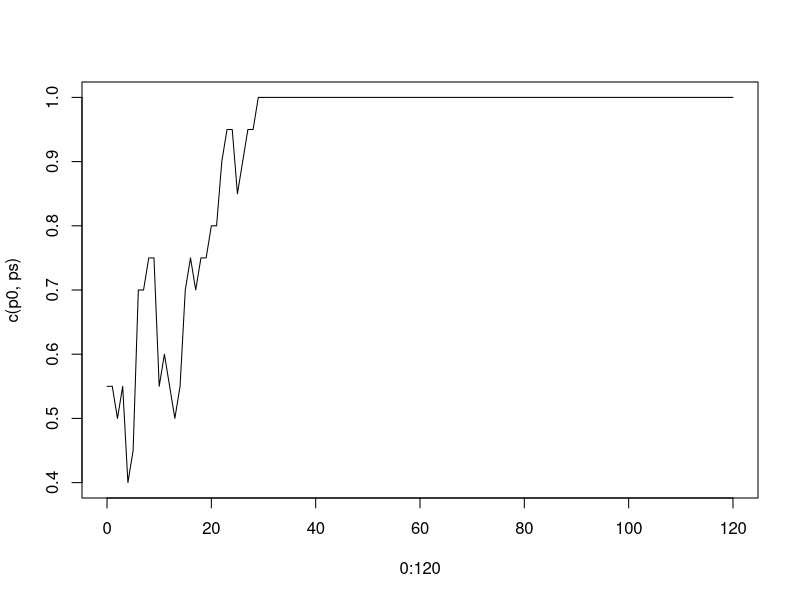
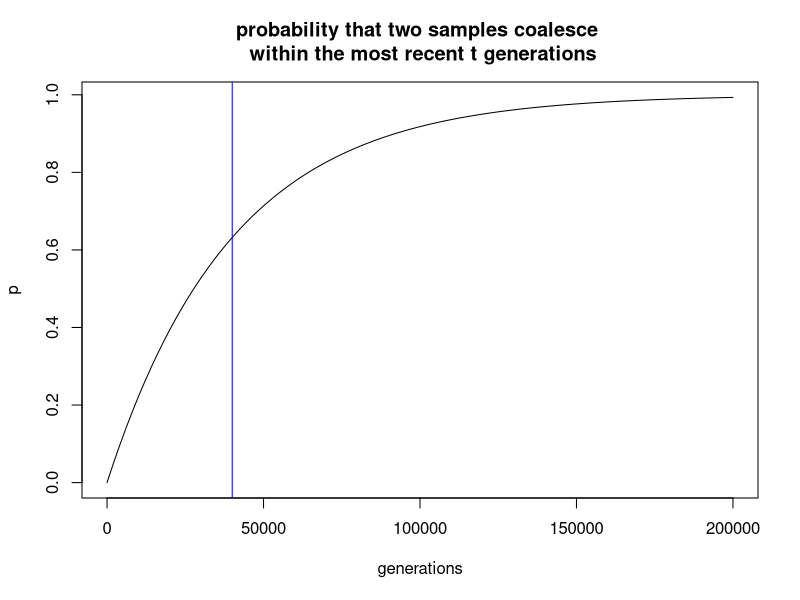
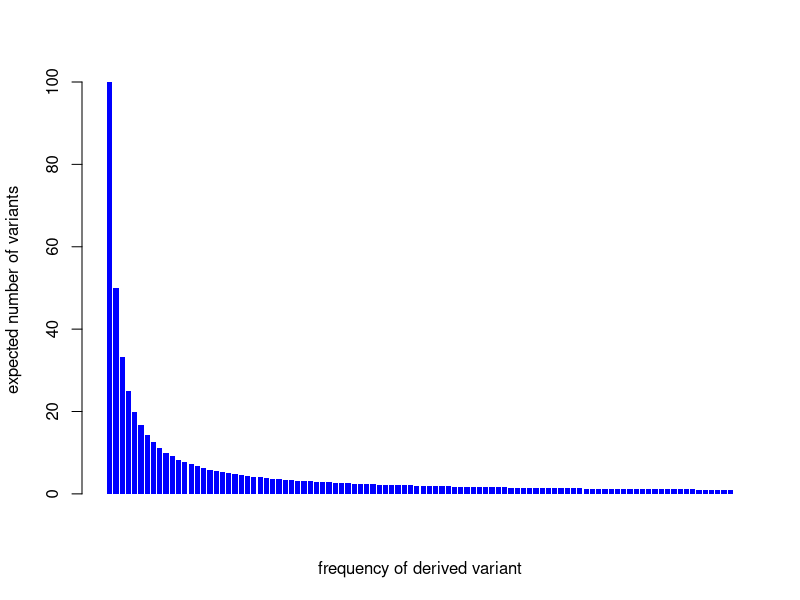
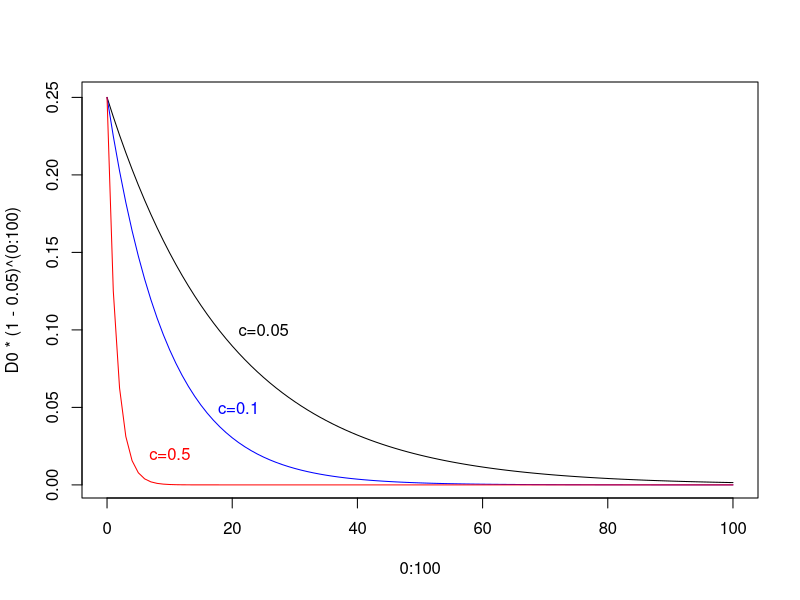
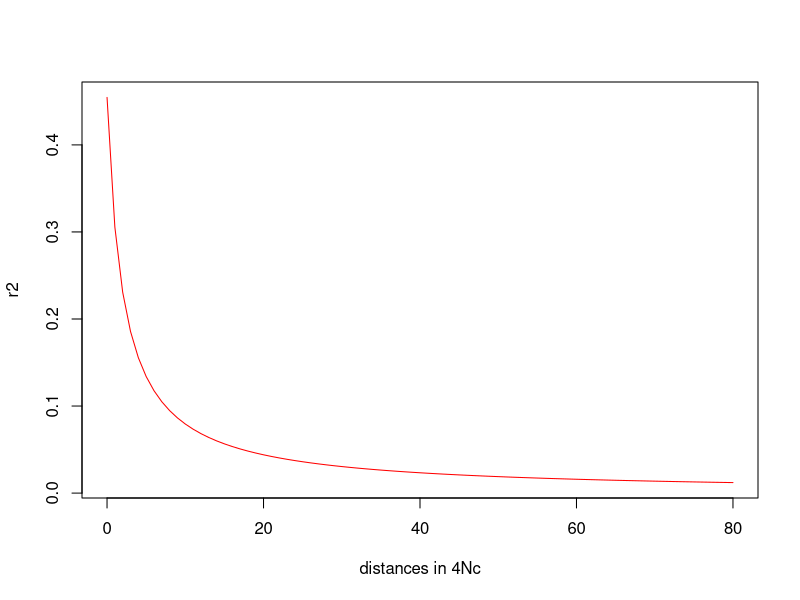

The R script that drew these images, in order:
## ---- chunk 1

set.seed(2)
n=10

###  the founder population
p0 = 0.55
x0 = c(rep(0,2*n*(1-p0)), rep(1, 2*n*p0))

### simulate the next generation
replicate_num = 1000
ps = c()
for(i in 1:replicate_num){
x = sample(x0,2*n,replace=T)
ps=c(ps, mean(x))
}

### plot the change of allele frequency
mean(ps); p0
var(ps); p0*(1-p0)/2/n

## ---- chunk 2

set.seed(21)
n=10

### the founder population
p0 = 0.55
x0 = c(rep(0,2*n*(1-p0)), rep(1, 2*n*p0))

### simulate the next 120 generations
ps = c()
x = x0
for(i in 1:120){
    x = sample(x,2*n,replace=T)
    ps=c(ps, mean(x))
}

### plot the change of allele frequency
plot(0:120, c(p0, ps), type="l")

## ---- chunk 3
set.seed(9)
n = 5; l=4; mu=0.01
G = matrix(0, nrow=2*n, ncol=l)
nucleotides = c(0, 1, 2, 3)
mutate = function(x){
    return(sample(nucleotides[nucleotides!=x],1))
}
num_generation = 5
Glist = list(G=G)
for(igeneration in 1:num_generation){
    for(irow in 1:(2*n)){
        index_mutation = rbinom(l, 1, mu)
        if(sum(index_mutation)!=0){
            for(icol in which(index_mutation!=0)){
                G[irow, icol] = mutate(G[irow,icol])
            }
        }
    }
    G = G[sample(1:(2*n), 2*n, replace=T),]
    Glist[igeneration+1] = list(G=G)
}
Glist
## ---- chunk 4
n=20000;lambda=1/2/n
ts = seq(0,200000,length=100)
plot(ts, 1-exp(-lambda*ts), type="l", ylab="p", main="probability that two samples coalesce \n within the most recent t generations", xlab="generations")
abline(v=2*n, col="blue")
## ---- chunk 5
m=100; fNmuL=100
barplot(1/(1:m)*fNmuL, col="blue", border=NA,
     xlab="frequency of derived variant",
     ylab="expected number of variants")
## ---- chunk 6
###Goncalo Abecasis's code: https://csg.sph.umich.edu/abecasis/class/2003/Practical1.html

set.seed(10)
m=5; N=1000; mu=0.001; L=1000

lengths = rep(0,m)
parentnodes = rep(0,m)
childnodes = list()
descendants <- rep(1, m)
activenodes = 1:m
nextNode = m+1
for(k in m:2){
    # sample "time to coalescent" from a exponential distribution
    # with a mean of 4N/k(k-1)
    t = rexp(1, rate=k*(k-1)/4/N)
    # all current nodes increase in length by time t
    lengths[activenodes] = lengths[activenodes]+t
    # sample two nodes to coalesce
    coalescence = sample(activenodes, 2)
    cat("After ", t, " generations: Nodes ", coalescence[1], " and ", coalescence[2], " coalesce\n")
    
    parentnodes[coalescence]=nextNode
    childnodes[[nextNode]]=coalescence
    activenodes = c(activenodes[!(activenodes %in% coalescence)], nextNode)
    parentnodes[nextNode] = 0
    lengths[nextNode] = 0
    descendants[nextNode] <- descendants[coalescence[1]] + descendants[coalescence[2]]
    nextNode = nextNode+1
}
lengths
parentnodes
activenodes
descendants
childnodes

spectrum <- rep(0, m)
for (i in 1:length(descendants)){
spectrum[descendants[i]] <- spectrum[descendants[i]]+lengths[i]
}
spectrum


s = sapply(lengths, function(x) rpois(1, x*mu*L))
pos = sapply(s, function(x) as.integer(runif(x, min=0, max=L)))
mutation = s
mutation
for(i in length(mutation):(m+1)){
    mutation[childnodes[[i]]] = mutation[childnodes[[i]]]+mutation[i]
    print(mutation)
}
mutation[1:m]
## ---- chunk 7
D0=0.25
plot(0:100, D0*(1-0.05)^(0:100), type="l"); text(25,0.1,"c=0.05")
lines(0:100,D0*(1-0.1)^(0:100), type="l", col="blue"); text(21,0.05,"c=0.1", col="blue")
lines(0:100,D0*(1-0.5)^(0:100), type="l", col="red"); text(10,0.02,"c=0.5", col="red")
## ---- chunk 8
d = 0:80
plot(d, (10+d)/(22+13*d+d^2), type="l", col="red", xlab="distances in 4Nc", ylab="r2")
